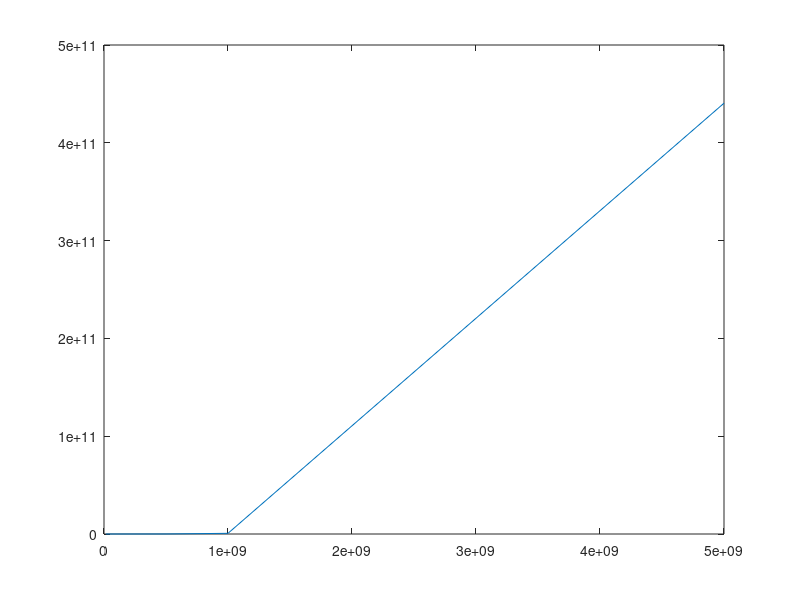

The MATLAB script that drew this image: (Note: this script raises an error after producing the figure.)

x = [100, 1000, 5000, 10000, 50000, 200000, 400000, 600000, 800000, 1000000, 2000000, 3000000, 4000000, 5000000, 6000000, 7000000, 8000000, 9000000, 10000000]

tiempo_real = [0.0006620884, 0.0009028912,0.0022888184,0.0043179989,0.0231499672,0.1025629044,0.2220549583,0.3357808590,0.4803540707,0.5886080265,1.3140280247,2.0790300369,2.9057221413,3.7912540436,4.6123199463,5.4642441273,6.5550670624,7.1823101044,8.5418469906]
estimaciones = [15000000,20000000,500000000,1000000000,5000000000]
n = 4
p=polyfit(x,tiempo_real,n)
xi=linspace(15000000,5000000000);
z=polyval(p,estimaciones)


t_real = plot(estimaciones, z)
t_real.Marker = 'o'
t_real.Color = 'b'


